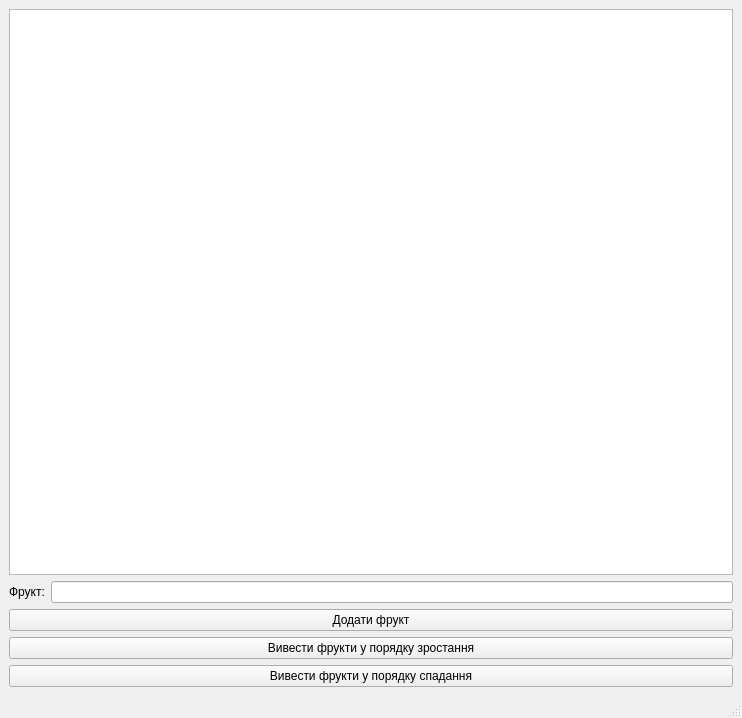
<?xml version="1.0" encoding="UTF-8"?>
<ui version="4.0">
 <class>firstLR</class>
 <widget class="QMainWindow" name="firstLR">
  <property name="geometry">
   <rect>
    <x>0</x>
    <y>0</y>
    <width>742</width>
    <height>718</height>
   </rect>
  </property>
  <property name="windowTitle">
   <string>MainWindow</string>
  </property>
  <widget class="QWidget" name="centralwidget">
   <layout class="QVBoxLayout" name="verticalLayout">
    <item>
     <widget class="QListWidget" name="fruitList"/>
    </item>
    <item>
     <layout class="QHBoxLayout" name="horizontalLayout">
      <item>
       <widget class="QLabel" name="fruitLabel_2">
        <property name="text">
         <string>Фрукт:</string>
        </property>
       </widget>
      </item>
      <item>
       <widget class="QLineEdit" name="inputLabel_2"/>
      </item>
     </layout>
    </item>
    <item>
     <widget class="QPushButton" name="addFruitBtn">
      <property name="sizePolicy">
       <sizepolicy hsizetype="Minimum" vsizetype="Fixed">
        <horstretch>0</horstretch>
        <verstretch>0</verstretch>
       </sizepolicy>
      </property>
      <property name="text">
       <string>Додати фрукт</string>
      </property>
     </widget>
    </item>
    <item>
     <widget class="QPushButton" name="printAsc">
      <property name="text">
       <string>Вивести фрукти у порядку зростання</string>
      </property>
     </widget>
    </item>
    <item>
     <widget class="QPushButton" name="printDesc">
      <property name="text">
       <string>Вивести фрукти у порядку спадання</string>
      </property>
     </widget>
    </item>
   </layout>
  </widget>
  <widget class="QMenuBar" name="menubar">
   <property name="geometry">
    <rect>
     <x>0</x>
     <y>0</y>
     <width>742</width>
     <height>21</height>
    </rect>
   </property>
  </widget>
  <widget class="QStatusBar" name="statusbar"/>
 </widget>
 <resources/>
 <connections/>
</ui>
